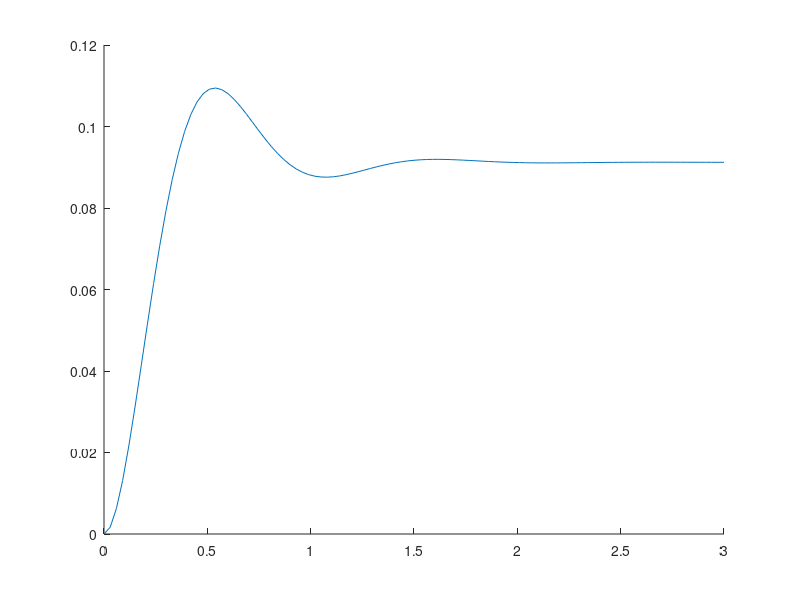

Source code (MATLAB): (Note: this script raises an error after producing the figure.)
%% Constants
Kg = 33.3; %Gear Ratio
Km = 0.0401; %Motor Constant [NM\amp]
Rm  = 19.2; %Armature Resitance (Output motor resistance) [ohms]
L = 0.45; %Link length [m0]
Marm = 0.060; %Mass of ruler
Mtip = 0.05; %Tip mass [kg]
Jhub = 0.0005;
Jextra = 0.2*0.2794^2;
Jload = 0.0015;
Jarm = (Marm*L^2)/3; %Link Rigid body of inertia
Jm = Mtip*L^2; %Tip mass inertia
Jl = Jarm+Jm; %Inertia of flex link and mass
J = Jhub+Jload+Jextra; %Moment of inertia about the shaft [Kgm^2]
fc = 1.8; %Natural Frequency [Hz]
Kstiff = (2*pi*fc)^2*(Jl);

%% Maximum Overshoot 
Mp = 0.2; %20 percent 
zeta = sqrt((log(Mp))^2/(pi^2+(log(Mp))^2));
%% Settling Time
% 5%
ts = 1;
Wn = 3/(zeta*ts);

%% Solve for Proportional Gain & Kd 
Kp = ((Wn^2)*(J*Rm))/(Kg*Km);
Kd = (zeta*(2*sqrt(Kp*Kg*Km*J*Rm))-((Kg^2)*(Km^2)))/(Kg*Km);

%% Closed Loop System
num = (Kg*Km)/(J*Rm);
d2 = 1; %s^2 coeff
d1 = (((Kg^2)*(Km^2))/(J*Rm))+((Kd*Kg*Km)/(J*Rm));
d0 = (Kp*Kg*Km)/(J*Rm);
den = [d2 d1 d0];
sysTF = tf(num,den);


%% Step Response
[x,t] = step(sysTF);

figure()
hold on
plot(t,x);
xline(ts);
yline(Mp);
title('Simulation');
xlabel('Time');
ylabel('Position');
legend('Response', 'Settling Time Limit', 'Maximum Overshoot');
hold off

%% Import Data 
A = load('April72022/rigid_5_kp_5_kd_0'); %Kp = 5, Kd = 0
B = load('April72022/rigid_5_kp_10_kd_0'); %Kp = 10, Kd = 0
C = load('April72022/rigid_5_kp_15_kd_1pt5'); %Kp = 15, Kd = 1
D = load('April72022/rigid_5_kp_20_kd_0'); %Kp = 20, Kd = 0

figure()
hold on 
plot(A(:,1)/1000),A(:,2);
